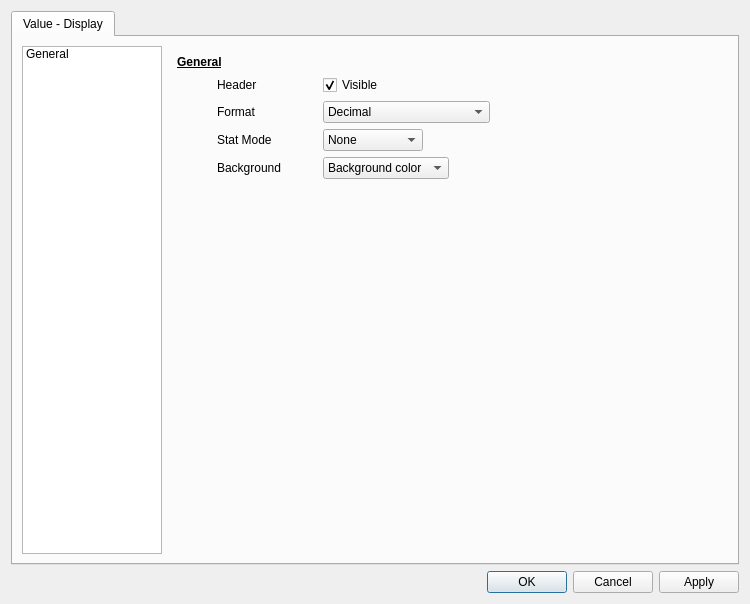
<?xml version="1.0" encoding="UTF-8"?>
<ui version="4.0">
 <class>NumericalDisplayEditor</class>
 <widget class="QDialog" name="NumericalDisplayEditor">
  <property name="geometry">
   <rect>
    <x>0</x>
    <y>0</y>
    <width>750</width>
    <height>604</height>
   </rect>
  </property>
  <property name="minimumSize">
   <size>
    <width>750</width>
    <height>550</height>
   </size>
  </property>
  <property name="windowTitle">
   <string>Value Display</string>
  </property>
  <layout class="QVBoxLayout" name="verticalLayout_2">
   <item>
    <widget class="QTabWidget" name="tabWidget">
     <property name="currentIndex">
      <number>0</number>
     </property>
     <widget class="QWidget" name="tab">
      <attribute name="title">
       <string>Value - Display</string>
      </attribute>
      <layout class="QHBoxLayout" name="horizontalLayout_4">
       <item>
        <widget class="QListWidget" name="listWidget">
         <property name="minimumSize">
          <size>
           <width>140</width>
           <height>0</height>
          </size>
         </property>
         <property name="maximumSize">
          <size>
           <width>140</width>
           <height>16777215</height>
          </size>
         </property>
         <property name="editTriggers">
          <set>QAbstractItemView::NoEditTriggers</set>
         </property>
         <property name="currentRow">
          <number>-1</number>
         </property>
         <item>
          <property name="text">
           <string>General</string>
          </property>
         </item>
        </widget>
       </item>
       <item>
        <widget class="QStackedWidget" name="stackedWidget">
         <widget class="QWidget" name="page">
          <layout class="QVBoxLayout" name="verticalLayout">
           <item>
            <widget class="QLabel" name="label_17">
             <property name="font">
              <font>
               <weight>75</weight>
               <bold>true</bold>
               <underline>true</underline>
              </font>
             </property>
             <property name="text">
              <string>General</string>
             </property>
            </widget>
           </item>
           <item>
            <layout class="QHBoxLayout" name="horizontalLayout_3">
             <item>
              <spacer name="horizontalSpacer_4">
               <property name="orientation">
                <enum>Qt::Horizontal</enum>
               </property>
               <property name="sizeType">
                <enum>QSizePolicy::Fixed</enum>
               </property>
               <property name="sizeHint" stdset="0">
                <size>
                 <width>40</width>
                 <height>20</height>
                </size>
               </property>
              </spacer>
             </item>
             <item>
              <widget class="QLabel" name="label_3">
               <property name="minimumSize">
                <size>
                 <width>100</width>
                 <height>0</height>
                </size>
               </property>
               <property name="text">
                <string>Header </string>
               </property>
              </widget>
             </item>
             <item>
              <widget class="QCheckBox" name="headerCheckBox">
               <property name="minimumSize">
                <size>
                 <width>100</width>
                 <height>0</height>
                </size>
               </property>
               <property name="text">
                <string>Visible</string>
               </property>
               <property name="checked">
                <bool>true</bool>
               </property>
              </widget>
             </item>
             <item>
              <spacer name="horizontalSpacer">
               <property name="orientation">
                <enum>Qt::Horizontal</enum>
               </property>
               <property name="sizeHint" stdset="0">
                <size>
                 <width>40</width>
                 <height>20</height>
                </size>
               </property>
              </spacer>
             </item>
            </layout>
           </item>
           <item>
            <layout class="QHBoxLayout" name="horizontalLayout_2">
             <item>
              <spacer name="horizontalSpacer_7">
               <property name="orientation">
                <enum>Qt::Horizontal</enum>
               </property>
               <property name="sizeType">
                <enum>QSizePolicy::Fixed</enum>
               </property>
               <property name="sizeHint" stdset="0">
                <size>
                 <width>40</width>
                 <height>20</height>
                </size>
               </property>
              </spacer>
             </item>
             <item>
              <widget class="QLabel" name="label_2">
               <property name="minimumSize">
                <size>
                 <width>100</width>
                 <height>0</height>
                </size>
               </property>
               <property name="text">
                <string>Format</string>
               </property>
              </widget>
             </item>
             <item>
              <widget class="QComboBox" name="formatComboBox">
               <property name="minimumSize">
                <size>
                 <width>100</width>
                 <height>0</height>
                </size>
               </property>
               <item>
                <property name="text">
                 <string>Decimal</string>
                </property>
               </item>
               <item>
                <property name="text">
                 <string>Hexadecimal 32bits</string>
                </property>
               </item>
               <item>
                <property name="text">
                 <string>Hexadecimal 16bits LSB</string>
                </property>
               </item>
               <item>
                <property name="text">
                 <string>Hexadecimal 16bits MSB</string>
                </property>
               </item>
               <item>
                <property name="text">
                 <string>Time from secs</string>
                </property>
               </item>
               <item>
                <property name="text">
                 <string>Binary</string>
                </property>
               </item>
              </widget>
             </item>
             <item>
              <spacer name="horizontalSpacer_3">
               <property name="orientation">
                <enum>Qt::Horizontal</enum>
               </property>
               <property name="sizeHint" stdset="0">
                <size>
                 <width>40</width>
                 <height>20</height>
                </size>
               </property>
              </spacer>
             </item>
            </layout>
           </item>
           <item>
            <layout class="QHBoxLayout" name="horizontalLayout">
             <item>
              <spacer name="horizontalSpacer_8">
               <property name="orientation">
                <enum>Qt::Horizontal</enum>
               </property>
               <property name="sizeType">
                <enum>QSizePolicy::Fixed</enum>
               </property>
               <property name="sizeHint" stdset="0">
                <size>
                 <width>40</width>
                 <height>20</height>
                </size>
               </property>
              </spacer>
             </item>
             <item>
              <widget class="QLabel" name="label">
               <property name="minimumSize">
                <size>
                 <width>100</width>
                 <height>0</height>
                </size>
               </property>
               <property name="text">
                <string>Stat Mode</string>
               </property>
              </widget>
             </item>
             <item>
              <widget class="QComboBox" name="modeComboBox">
               <property name="minimumSize">
                <size>
                 <width>100</width>
                 <height>0</height>
                </size>
               </property>
               <item>
                <property name="text">
                 <string>None</string>
                </property>
               </item>
               <item>
                <property name="text">
                 <string>Min</string>
                </property>
               </item>
               <item>
                <property name="text">
                 <string>Max</string>
                </property>
               </item>
              </widget>
             </item>
             <item>
              <spacer name="horizontalSpacer_2">
               <property name="orientation">
                <enum>Qt::Horizontal</enum>
               </property>
               <property name="sizeHint" stdset="0">
                <size>
                 <width>40</width>
                 <height>20</height>
                </size>
               </property>
              </spacer>
             </item>
            </layout>
           </item>
           <item>
            <layout class="QHBoxLayout" name="horizontalLayout_9">
             <item>
              <spacer name="horizontalSpacer_5">
               <property name="orientation">
                <enum>Qt::Horizontal</enum>
               </property>
               <property name="sizeType">
                <enum>QSizePolicy::Fixed</enum>
               </property>
               <property name="sizeHint" stdset="0">
                <size>
                 <width>40</width>
                 <height>20</height>
                </size>
               </property>
              </spacer>
             </item>
             <item>
              <widget class="QLabel" name="label_8">
               <property name="minimumSize">
                <size>
                 <width>100</width>
                 <height>0</height>
                </size>
               </property>
               <property name="text">
                <string>Background</string>
               </property>
              </widget>
             </item>
             <item>
              <widget class="QComboBox" name="backgroundComboBox">
               <item>
                <property name="text">
                 <string>Background color</string>
                </property>
               </item>
               <item>
                <property name="text">
                 <string>Transparent</string>
                </property>
               </item>
              </widget>
             </item>
             <item>
              <spacer name="horizontalSpacer_6">
               <property name="orientation">
                <enum>Qt::Horizontal</enum>
               </property>
               <property name="sizeHint" stdset="0">
                <size>
                 <width>40</width>
                 <height>20</height>
                </size>
               </property>
              </spacer>
             </item>
            </layout>
           </item>
           <item>
            <spacer name="verticalSpacer">
             <property name="orientation">
              <enum>Qt::Vertical</enum>
             </property>
             <property name="sizeHint" stdset="0">
              <size>
               <width>20</width>
               <height>40</height>
              </size>
             </property>
            </spacer>
           </item>
          </layout>
         </widget>
         <widget class="QWidget" name="page_2"/>
        </widget>
       </item>
      </layout>
     </widget>
    </widget>
   </item>
   <item>
    <widget class="QDialogButtonBox" name="buttonBox">
     <property name="orientation">
      <enum>Qt::Horizontal</enum>
     </property>
     <property name="standardButtons">
      <set>QDialogButtonBox::Apply|QDialogButtonBox::Cancel|QDialogButtonBox::Ok</set>
     </property>
    </widget>
   </item>
  </layout>
 </widget>
 <resources/>
 <connections>
  <connection>
   <sender>buttonBox</sender>
   <signal>accepted()</signal>
   <receiver>NumericalDisplayEditor</receiver>
   <slot>accept()</slot>
   <hints>
    <hint type="sourcelabel">
     <x>248</x>
     <y>254</y>
    </hint>
    <hint type="destinationlabel">
     <x>157</x>
     <y>274</y>
    </hint>
   </hints>
  </connection>
  <connection>
   <sender>buttonBox</sender>
   <signal>rejected()</signal>
   <receiver>NumericalDisplayEditor</receiver>
   <slot>reject()</slot>
   <hints>
    <hint type="sourcelabel">
     <x>316</x>
     <y>260</y>
    </hint>
    <hint type="destinationlabel">
     <x>286</x>
     <y>274</y>
    </hint>
   </hints>
  </connection>
 </connections>
</ui>
